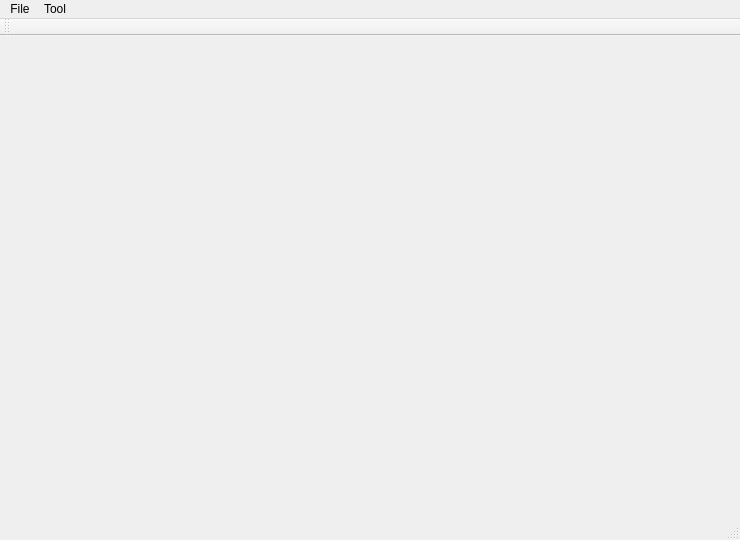
<?xml version="1.0" encoding="UTF-8"?>
<ui version="4.0">
 <class>MainWindowClass</class>
 <widget class="QMainWindow" name="MainWindowClass">
  <property name="geometry">
   <rect>
    <x>0</x>
    <y>0</y>
    <width>740</width>
    <height>540</height>
   </rect>
  </property>
  <property name="windowTitle">
   <string>MainWindow</string>
  </property>
  <widget class="QWidget" name="centralWidget"/>
  <widget class="QMenuBar" name="menuBar">
   <property name="geometry">
    <rect>
     <x>0</x>
     <y>0</y>
     <width>740</width>
     <height>21</height>
    </rect>
   </property>
   <widget class="QMenu" name="menuFile">
    <property name="title">
     <string>File</string>
    </property>
    <addaction name="actionNew"/>
    <addaction name="actionOpen"/>
    <addaction name="separator"/>
    <addaction name="actionExit"/>
   </widget>
   <widget class="QMenu" name="menuTool">
    <property name="title">
     <string>Tool</string>
    </property>
    <addaction name="actionPredict"/>
   </widget>
   <addaction name="menuFile"/>
   <addaction name="menuTool"/>
  </widget>
  <widget class="QToolBar" name="mainToolBar">
   <attribute name="toolBarArea">
    <enum>TopToolBarArea</enum>
   </attribute>
   <attribute name="toolBarBreak">
    <bool>false</bool>
   </attribute>
  </widget>
  <widget class="QStatusBar" name="statusBar"/>
  <action name="actionOpen">
   <property name="text">
    <string>Open</string>
   </property>
   <property name="shortcut">
    <string>Ctrl+O</string>
   </property>
  </action>
  <action name="actionExit">
   <property name="text">
    <string>Exit</string>
   </property>
  </action>
  <action name="actionPredict">
   <property name="text">
    <string>Predict</string>
   </property>
   <property name="shortcut">
    <string>Ctrl+P</string>
   </property>
  </action>
  <action name="actionNew">
   <property name="text">
    <string>New</string>
   </property>
   <property name="shortcut">
    <string>Ctrl+N</string>
   </property>
  </action>
 </widget>
 <layoutdefault spacing="6" margin="11"/>
 <resources>
  <include location="MainWindow.qrc"/>
 </resources>
 <connections/>
</ui>
